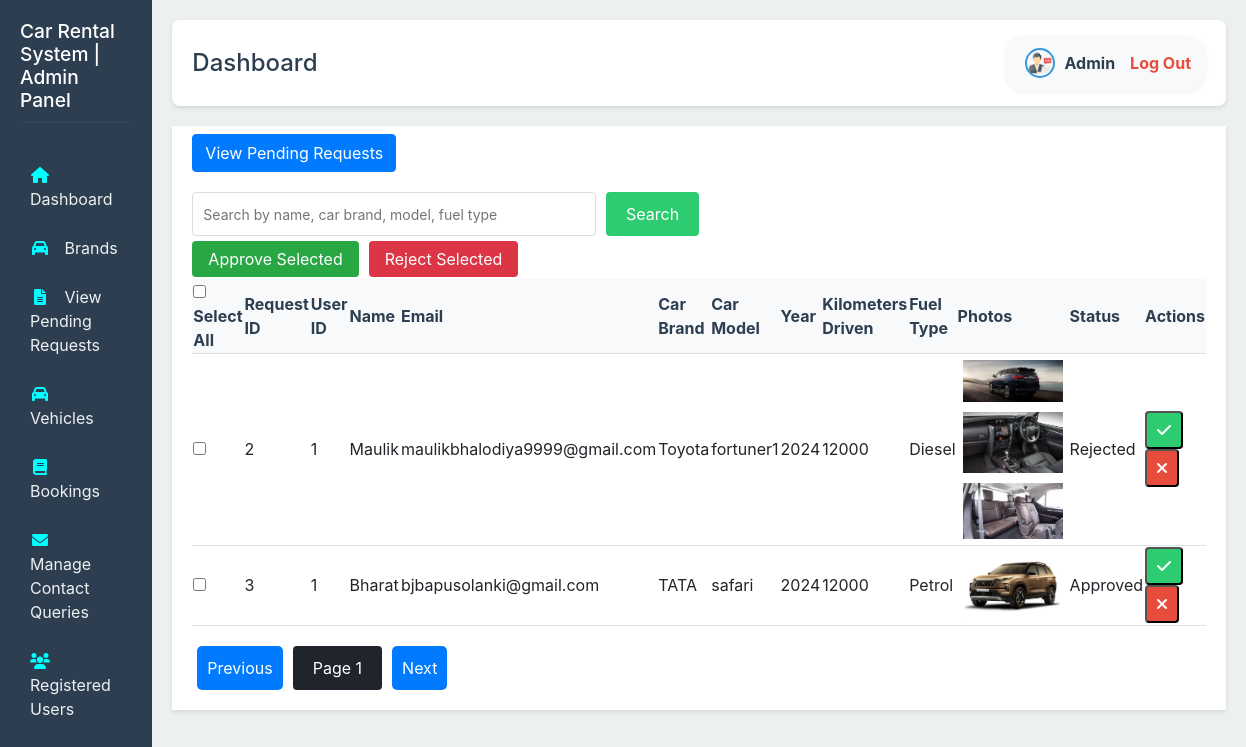
Page /admin/admin_view_requests.php?view=history (signed in) on the committed database.
### tables this page shows
CREATE TABLE `car_rent_requests` (
  `id` int(11) NOT NULL,
  `user_id` int(11) NOT NULL,
  `name` varchar(255) NOT NULL,
  `email` varchar(100) NOT NULL,
  `address` text NOT NULL,
  `car_brand` varchar(255) NOT NULL,
  `car_model` varchar(255) NOT NULL,
  `year` int(11) NOT NULL,
  `kilometers_driven` int(11) NOT NULL,
  `fuel_type` varchar(50) NOT NULL,
  `status` enum('Pending','Approved','Rejected') DEFAULT 'Pending',
  `created_at` timestamp NOT NULL DEFAULT current_timestamp()
);

CREATE TABLE `car_photos` (
  `id` int(11) NOT NULL,
  `request_id` int(11) NOT NULL,
  `photo_path` varchar(255) NOT NULL
);

### admin/admin_view_requests.php (the view, shortened to what this page needs)
<?php
require 'db_connection.php';
$view = isset($_GET['view']) && $_GET['view'] == 'history' ? 'history' : 'pending';
$search = isset($_GET['search']) ? mysqli_real_escape_string($conn, $_GET['search']) : '';
$limit = 2;
$page = isset($_GET['page']) ? (int)$_GET['page'] : 1;
$start = ($page - 1) * $limit;
if ($view === 'history') {
            $sql = "SELECT * FROM car_rent_requests WHERE
            status != 'Pending' AND (
            name LIKE '%$search%' OR
            email LIKE '%$search%' OR
            fuel_type LIKE '%$search%' OR
            car_brand LIKE '%$search%' OR
            car_model LIKE '%$search%')
            LIMIT $start, $limit";
}
$total_sql = "SELECT COUNT(*) as total FROM car_rent_requests WHERE
               (status = 'Pending' AND (
               fuel_type LIKE '%$search%' OR
                email LIKE '%$search%' OR
               name LIKE '%$search%' OR
               car_brand LIKE '%$search%' OR
               car_model LIKE '%$search%')) OR
               (name LIKE '%$search%' OR
               fuel_type LIKE '%$search%' OR
               car_brand LIKE '%$search%' OR
               car_model LIKE '%$search%')";
$total_result = mysqli_query($conn, $total_sql);
$total_row = mysqli_fetch_assoc($total_result);
$total_records = $total_row['total'];
$total_pages = ceil($total_records / $limit);
$result = mysqli_query($conn, $sql);
?>
<!DOCTYPE html>
<html lang="en">
<head>
    <link rel="stylesheet" href="admin-style.css">
    <link rel="stylesheet" href="https://cdnjs.cloudflare.com/ajax/libs/font-awesome/6.0.0-beta3/css/all.min.css">
    <link rel="stylesheet" href="https://stackpath.bootstrapcdn.com/bootstrap/4.5.2/css/bootstrap.min.css">
</head>
<body>
   <?php require('navbar.php')?>
<div class="manage-req">
   <div class="toggle-view">
        <?php if ($view === 'history'): ?>
            <a href="admin_view_requests.php" class="btn btn-primary">View Pending Requests</a>
        <?php else: ?>
            <a href="admin_view_requests.php?view=history" class="btn btn-primary">View All Requests (History)</a>
        <?php endif; ?>
    </div>
    <div class="search-filter" style="margin-top: 20px; width:50%">
        <form action="admin_view_requests.php" method="GET">
            <input type="text" name="search" placeholder="Search by name, car brand, model, fuel type" value="<?php echo htmlspecialchars($search); ?>">
            <button class="submit" type="submit">Search</button>
        </form>
        </div>
    <form action="admin_action.php" method="POST" id="bulkActionForm">
          <div class="action-buttons">
                <button type="button" class="approve-btn" onclick="submitBulkAction('approve')">Approve Selected</button>
                <button type="button" class="reject-btn" onclick="submitBulkAction('reject')">Reject Selected</button>
            </div>
        <?php if (mysqli_num_rows($result) > 0): ?>
            <div class="table-container">
            <table>
                <thead>
                    <tr>
                        <th><input type="checkbox" id="selectAll" onclick="toggleSelectAll(this)"> Select All</th>
                        <th>Request ID</th>
                        <th>User ID</th>
                        <th>Name</th>
                        <th>Email</th>
                        <th>Car Brand</th>
                        <th>Car Model</th>
                        <th>Year</th>
                        <th>Kilometers Driven</th>
                        <th>Fuel Type</th>
                        <th>Photos</th>
                        <th>Status</th>
                        <th>Actions</th>
                    </tr>
                </thead>
                <tbody>
                    <?php while ($row = mysqli_fetch_assoc($result)): ?>
                        <tr>
                            <td><input type="checkbox" name="request_ids[]" value="<?php echo htmlspecialchars($row['id']); ?>"></td>
                            <td><?php echo htmlspecialchars($row['id']); ?></td>
                            <td><?php echo htmlspecialchars($row['user_id']); ?></td>
                            <td><?php echo htmlspecialchars($row['name']); ?></td>
                            <td><?php echo htmlspecialchars($row['email']); ?></td>
                            <td><?php echo htmlspecialchars($row['car_brand']); ?></td>
                            <td><?php echo htmlspecialchars($row['car_model']); ?></td>
                            <td><?php echo htmlspecialchars($row['year']); ?></td>
                            <td><?php echo htmlspecialchars($row['kilometers_driven']); ?></td>
                            <td><?php echo htmlspecialchars($row['fuel_type']); ?></td>
                            <td>
                                <?php
                                $photos_query = "SELECT * FROM car_photos WHERE request_id = " . intval($row['id']);
                                $photos_result = mysqli_query($conn, $photos_query);
                                if ($photos_result && mysqli_num_rows($photos_result) > 0) {
                                    while ($photo = mysqli_fetch_assoc($photos_result)) {
                                        echo '<img src="' . htmlspecialchars($photo['photo_path']) . '" alt="Car Photo" onclick="showModal(this)">';
                                    }
                                } else {
                                    echo "No photos available.";
                                }
                                ?>
                            </td>
                            <td><?php echo htmlspecialchars($row['status']); ?></td>
                            <td>
                                <button type="submit" formaction="admin_action.php?action=approve&id=<?php echo htmlspecialchars($row['id']); ?>" class="edit-btn"><i class="fa-solid fa-check"></i></button>
                                <button type="submit" formaction="admin_action.php?action=reject&id=<?php echo htmlspecialchars($row['id']); ?>" class="delete-btn"><i class="fa-solid fa-xmark"></i></button>
                            </td>
                        </tr>
                    <?php endwhile; ?>
                </tbody>
            </table>
</div>
        <?php else: ?>
            <p>No car rental requests found.</p>
        <?php endif; ?>
    </form>
    <div class="pagination">
        <a href="?search=<?php echo urlencode($search); ?>&view=<?php echo $view; ?>&page=<?php echo ($page > 1) ? $page - 1 : 1; ?>" class="prev-btn">Previous</a>
        <span class="current-page">Page <?php echo $page; ?></span>
        <a href="?search=<?php echo urlencode($search); ?>&view=<?php echo $view; ?>&page=<?php echo ($page < $total_pages) ? $page + 1 : $total_pages; ?>" class="next-btn">Next</a>
    </div>
        </div>
</body>
</html>

### admin/admin-style.css (style rules this page uses)
body { font-family: 'Segoe UI', Tahoma, Geneva, Verdana, sans-serif; margin: 0; padding: 0; display: flex; background-color: #f0f4f8; }
.table-container { overflow-x: auto; margin-top: 0.1rem; }
.edit-btn, .delete-btn { display: inline-block; padding: 5px 10px; margin-right: 5px; border-radius: 4px; color: white; text-decoration: none; transition: background-color 0.3s ease; }
.edit-btn { background-color: #2ecc71; }
.delete-btn { background-color: #e74c3c; }
.search-filter form { display: flex; gap: 10px; }
.search-filter input, .search-filter select { padding: 10px; border: 1px solid #ddd; border-radius: 4px; font-size: 14px; }
.search-filter input[type="text"] { flex-grow: 1; }
.search-filter button { background-color: #2ecc71; color: white; border: none; padding: 10px 20px; border-radius: 4px; cursor: pointer; transition: background-color 0.3s ease; }
.pagination { margin-top: 20px; text-align: center; }
.pagination a, .pagination span { display: inline-block; padding: 10px 20px; margin: 0 5px; border-radius: 4px; text-decoration: none; color: #fff; background-color: #3498db; transition: background-color 0.3 ease; }
.pagination .current-page { background-color: #1f242d; }

### admin/admin_view_requests.php (style rules this page uses)
.manage-req { background-color: #ffffff; padding: 20px; padding-top: 8px; */ border-radius: 8px; box-shadow: 0 2px 4px rgba(0, 0, 0, 0.1); }
.table-container { overflow-x: auto; margin-top: 0.1rem; }
.manage-req table { width: 100%; border-collapse: collapse; }
.manage-req th, .manage-req td { text-align: left; border-bottom: 1px solid #e0e0e0; }
.manage-req th { background-color: #f8f9fa; color: #2c3e50; font-weight: bold; }
.action-buttons { display: flex; align-items: center; gap: 10px; }
.approve-btn, .reject-btn { margin: 0; margin-top: 5px; color: white; border: none; padding: 6px 16px; border-radius: 4px; cursor: pointer; transition: background-color 0.3s ease; }
.approve-btn { background-color: #28a745; }
.reject-btn { background-color: #dc3545; }
img { max-width: 100px; height: auto; margin: 5px; cursor: pointer; }
.pagination { margin-top: 20px; }
.pagination a { padding: 10px; margin: 0 5px; background-color: #007bff; color: white; text-decoration: none; border-radius: 5px; }

### rows in the picture
car_rent_requests: id "2", user "1", name "Maulik", email "maulikbhalodiya9999@gmail.com", car_brand "Toyota", car_model "fortuner1", year "2024", kilometers_driven "12000", fuel_type "Diesel", status "Rejected"
car_photos: photo_path (picture)
car_photos: photo_path (picture)
car_photos: photo_path (picture)
car_rent_requests: id "3", user "1", name "Bharat", email "bjbapusolanki@gmail.com", car_brand "TATA", car_model "safari", year "2024", kilometers_driven "12000", fuel_type "Petrol", status "Approved"
car_photos: photo_path (picture)

### other values in the picture
$page "1"
